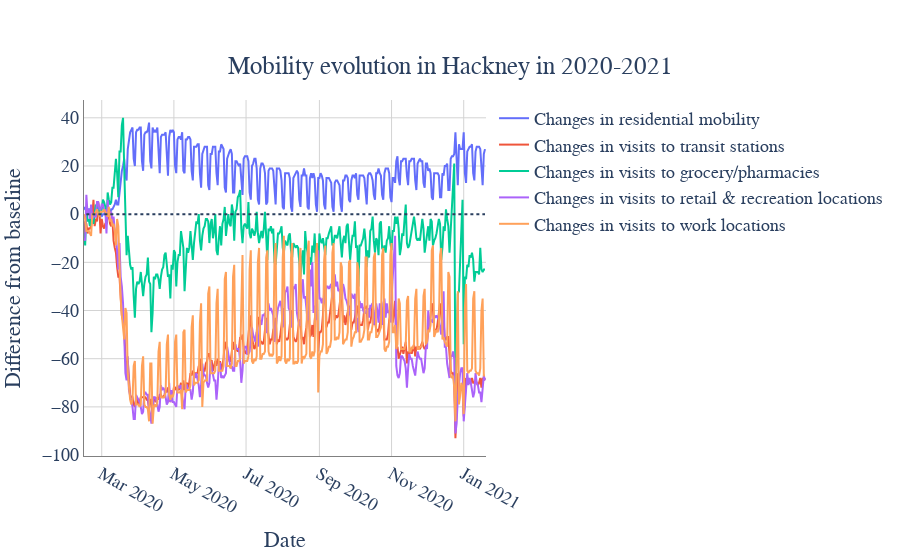

The cell this chart's notebook holds for it:
### Code cell
trace0=go.Scatter(
x=gb_hackney['date'],
y=gb_hackney['residential_percent_change_from_baseline'],
mode ='lines',
name = 'Changes in residential mobility'
)
trace1=go.Scatter(
x=gb_hackney['date'],
y=gb_hackney['transit_stations_percent_change_from_baseline'],
mode ='lines',
name = 'Changes in visits to transit stations'
)
trace2=go.Scatter(
x=gb_hackney['date'],
y=gb_hackney['grocery_and_pharmacy_percent_change_from_baseline'],
mode ='lines',
name = 'Changes in visits to grocery/pharmacies'
)
trace3=go.Scatter(
x=gb_hackney['date'],
y=gb_hackney['retail_and_recreation_percent_change_from_baseline'],
mode ='lines',
name = 'Changes in visits to retail & recreation locations'
)
trace4=go.Scatter(
x=gb_hackney['date'],
y=gb_hackney['workplaces_percent_change_from_baseline'],
mode ='lines',
name = 'Changes in visits to work locations'
)

data=[trace0, trace1, trace2, trace3, trace4]
layout=go.Layout(title={'text': 'Mobility evolution in Hackney in 2020-2021','y':0.9,'x':0.5,'xanchor': 'center',
        'yanchor': 'top'},
                 xaxis_title='Date',
                yaxis_title='Difference from baseline',
                font=dict(
        family="Helvetica",
        size=18,
        #color="blue"
                ),
        plot_bgcolor='rgb(255,255,255)',
                 )
fig=go.Figure(data=data, layout=layout)
fig.update_xaxes(showline=True, linewidth=1, linecolor='grey', gridcolor='lightgrey')
fig.update_yaxes(showline=True, linewidth=1, linecolor='grey', gridcolor='lightgrey')
fig.update_layout(shapes=[
dict(
  type= 'line',
  yref= 'y', y0=0, y1= 0,   # adding a horizontal line at Y = 1
  xref= 'x', x0= min(gb_hackney_week['date']), x1= max(gb_hackney_week['date']), line =dict(dash="dot")
     )]) 
iplot(fig)

### Figure 1 — Plotly figure (JSON) as saved in the notebook; plotly's stock layout.template omitted (floating-point values rounded to 4 significant figures; data arrays with more than 128 entries replaced by an {"elided": "..."} marker saying what was removed)
{"data": [{"mode": "lines", "name": "Changes in residential mobility", "type": "scatter", "x": {"elided": "340 str values"}, "y": {"elided": "340 int values"}}, {"mode": "lines", "name": "Changes in visits to transit stations", "type": "scatter", "x": {"elided": "340 str values"}, "y": {"elided": "340 int values"}}, {"mode": "lines", "name": "Changes in visits to grocery/pharmacies", "type": "scatter", "x": {"elided": "340 str values"}, "y": {"elided": "340 int values"}}, {"mode": "lines", "name": "Changes in visits to retail & recreation locations", "type": "scatter", "x": {"elided": "340 str values"}, "y": {"elided": "340 int values"}}, {"mode": "lines", "name": "Changes in visits to work locations", "type": "scatter", "x": {"elided": "340 str values"}, "y": {"elided": "340 int values"}}], "layout": {"autosize": true, "font": {"family": "Helvetica", "size": 18}, "plot_bgcolor": "rgb(255,255,255)", "shapes": [{"line": {"dash": "dot"}, "type": "line", "x0": "2020-02-17T00:00:00", "x1": "2021-01-19T00:00:00", "xref": "x", "y0": 0, "y1": 0, "yref": "y"}], "title": {"text": "Mobility evolution in Hackney in 2020-2021", "x": 0.5, "xanchor": "center", "y": 0.9, "yanchor": "top"}, "xaxis": {"autorange": true, "gridcolor": "lightgrey", "linecolor": "grey", "linewidth": 1, "range": ["2020-02-15", "2021-01-19 14:28:36.726"], "showline": true, "title": {"text": "Date"}, "type": "date"}, "yaxis": {"autorange": true, "gridcolor": "lightgrey", "linecolor": "grey", "linewidth": 1, "range": [-100.4, 47.39], "showline": true, "title": {"text": "Difference from baseline"}, "type": "linear"}}}
